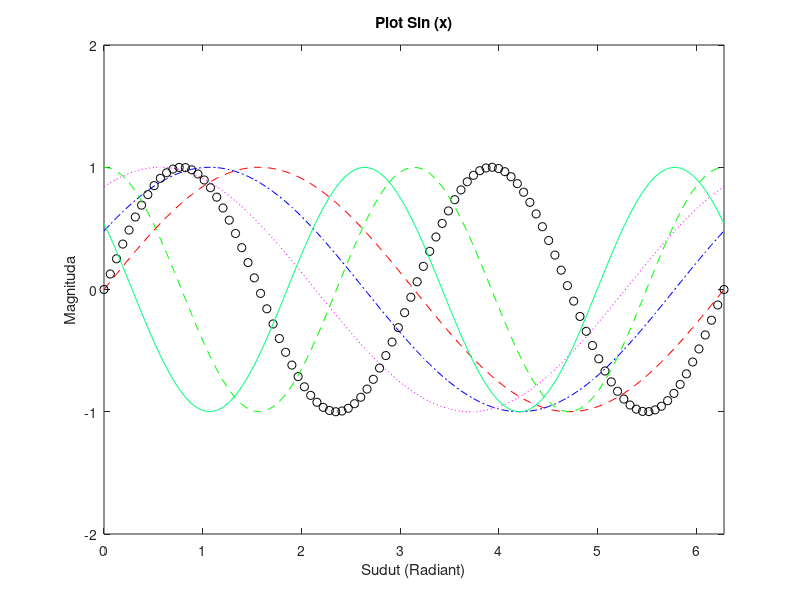

Source code (MATLAB):
clear
clc

x = linspace(0,2*pi,100);
y1 = sin(x);
y2 = sin(x + 0.5); % Geser ke kanan 0.5
y3 = sin(x + 1); % Geser ke kanan 1
y4 = sin(2*x);
y5 = cos(2*x);
y6 = cos(2*x + 1);

% Plot
figure(1)
plot(x,y1,'r--',x,y2,'b-.',x,y3,'m:')

% Axis
axis([0 2*pi -2 2]);

% Membuat Nama
title('Plot Sin (x)'); % Judul
xlabel('Sudut (Radiant)'); % Sumbu X
ylabel('Magnituda'); % Sumbu y

% Menambahkan 1 Plot Grafik lagi ke dalam Figure yang sama
hold on
plot(x,y4,'ko')
plot(x,y5,'g--')
plot(x,y6,'Color', [0 1 0.5]) % [R G B] Decimal Code Color
hold off

% Catatan : 
% Figure fungsinya membuat 2 buah grafik di dalam 1 Program yang sama
% r = red, g = green, b = blue -- Kode warna
% belajar tipe-tipe garis o-, -. , : , -- , ++ , dll.
% Beberapa contoh Kode Warna lain [1 0 1], [1 1 0], [1 0.5 0.5], [0,5 0,5 0,5], [0 0 0], dll  <----- [R G B] Decimal Code Color
